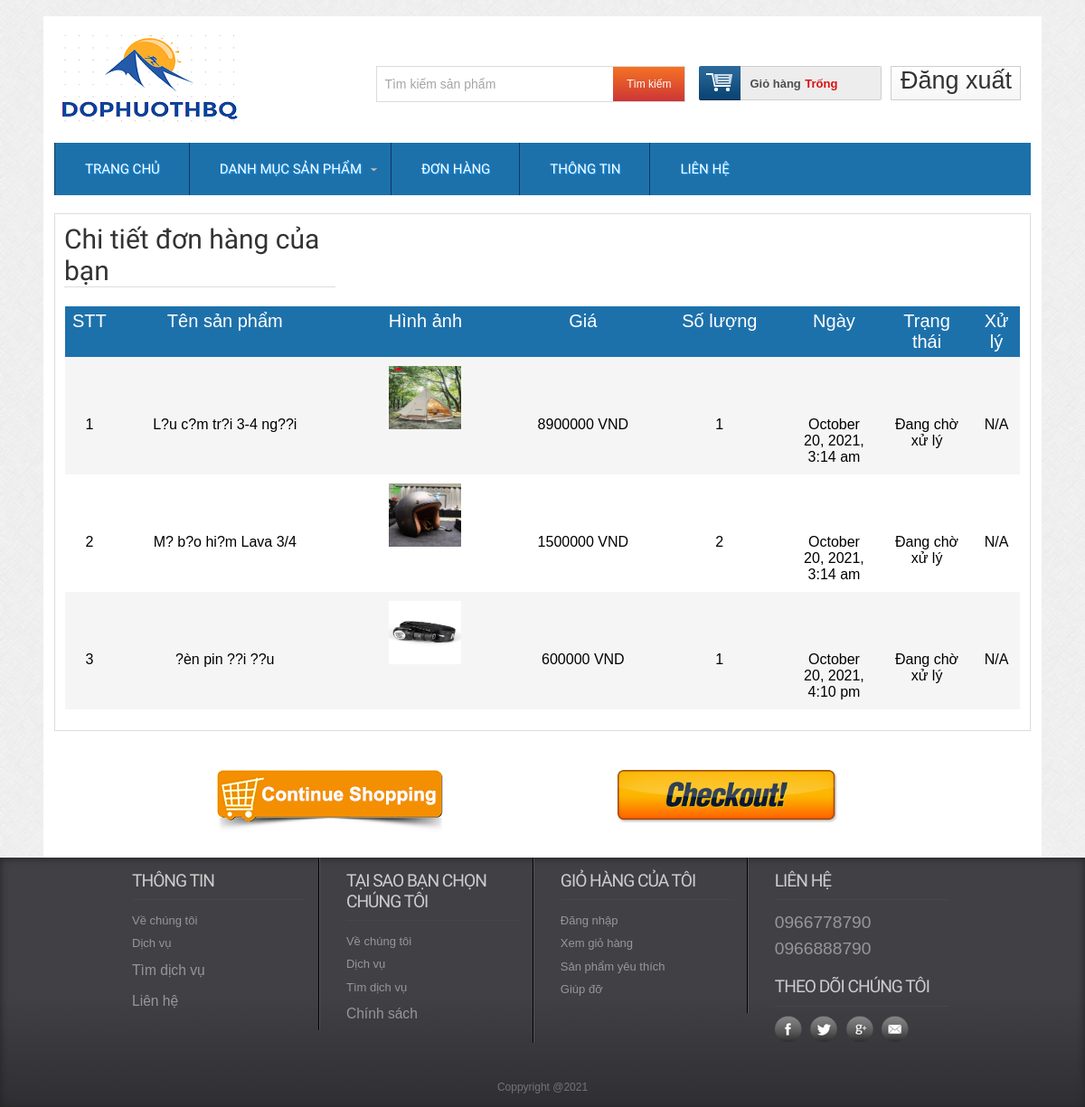
Page /orderdetails.php (signed in) on the committed database.
### tables this page shows
CREATE TABLE `tbl_order` (
  `id` int(11) NOT NULL,
  `productId` int(11) NOT NULL,
  `productName` varchar(255) NOT NULL,
  `customer_id` int(11) NOT NULL,
  `quantity` int(11) NOT NULL,
  `price` varchar(255) NOT NULL,
  `image` varchar(255) NOT NULL,
  `status` int(11) NOT NULL DEFAULT 0,
  `date_order` datetime NOT NULL DEFAULT current_timestamp()
);

### classes/cart.php (called while the page is built, shortened)
<?php
	$filepath = realpath(dirname(__FILE__));
	include_once ($filepath.'/../lib/database.php');
	include_once ($filepath.'/../helpers/format.php');
?>
<?php
	class cart
	{
		private $db;
		public function __construct()
		{
			$this->db = new Database();
		}
		public function get_cart_ordered($customer_id)
		{
			$query = "SELECT * FROM tbl_order WHERE customer_id = '$customer_id' ";
			$get_cart_ordered = $this->db->select($query);
			return $get_cart_ordered;
		}
	}
 ?>

### lib/database.php (called while the page is built, shortened)
<?php
Class Database extends PDO{
   public $host   = DB_HOST;
   public $user   = DB_USER;
   public $pass   = DB_PASS;
   public $dbname = DB_NAME;
   public $link;
private function connectDB(){
   $this->link = new mysqli($this->host, $this->user, $this->pass,
    $this->dbname);
 }
public function select($query){
  $result = $this->link->query($query) or
   die($this->link->error.__LINE__);
  if($result->num_rows > 0){
    return $result;
  } else {
    return false;
  }
 }
}

### lib/session.php (called while the page is built, shortened)
<?php
class Session{
 public static function get($key){
    if (isset($_SESSION[$key])) {
     return $_SESSION[$key];
    } else {
     return false;
    }
 }
}
?>

### helpers/format.php (called while the page is built, shortened)
<?php
class Format{
 public function formatDate($date){
    return date('F j, Y, g:i a', strtotime($date));
 }
}
?>

### orderdetails.php (the view, shortened to what this page needs)
<?php
	include 'inc/header.php';
 ?>
 <div class="main">
    <div class="content">
    	<div class="cartoption">
			<div class="cartpage">
			    	<h2>Chi tiết đơn hàng của bạn</h2>
						<table class="tblone">
							<tr>
								<th width="0%">STT</th>
								<th width="25%">Tên sản phẩm</th>
								<th width="20%">Hình ảnh</th>
								<th width="15%">Giá</th>
								<th width="15%">Số lượng</th>
								<th width="10%">Ngày</th>
								<th width="10%">Trạng thái</th>
								<th width="10%">Xử lý</th>
							</tr>
							<?php
							$customer_id = Session::get('customer_id');
							$get_cart_ordered = $ct->get_cart_ordered($customer_id);
							if($get_cart_ordered){
								$i=0;
								while ($result = $get_cart_ordered->fetch_assoc()) {
								$i++;
							 ?>
							<tr>
								<td><?php echo $i; ?></td>
								<td><?php echo $result['productName'] ?></td>
								<td><img src="admin/uploads/<?php echo $result['image'] ?>" alt="" width="100px"/></td>
								<td><?php echo $result['price'].' VND' ?></td>
								<td><?php echo $result['quantity'] ?></td>
								<td><?php echo $fm->formatDate($result['date_order'])  ?></td>
								<td>
								<?php
									if ($result['status'] == '0') {
										echo "Đang chờ xử lý";
									}elseif($result['status'] == 1) {
								?>
								<span>Đã gửi hàng</span>
								<?php
									}elseif($result['status']==2){
										echo 'Đã nhận';
									}
								 ?>
								</td>
								<?php
								if ($result['status'] == '0') {
								 ?>
								<td><?php echo 'N/A'; ?></td>
								 <?php
								 }elseif($result['status']==1) {
								 ?>
								 <td>
								 	<a href="?confirmid=<?php echo $customer_id ?>&price=<?php echo $result['price'] ?>&time=<?php echo $result['date_order'] ?>">Xác nhận</a>
								 </td>
								 <?php
								}else{
								  ?>
								<td><?php echo 'Đã nhận'; ?></td>
								<?php
								}
								 ?>
							</tr>
							<?php
								}
							}
							 ?>
						</table>
					</div>
					<div class="shopping">
						<div class="shopleft">
							<a href="index.php"> <img src="images/shop.png" alt="" /></a>
						</div>
						<div class="shopright">
							<a href="payment.php"> <img src="images/check.png" alt="" /></a>
						</div>
					</div>
    	</div>
    </div>
 </div>
<?php
	include 'inc/footer.php';
 ?>

### css/style.css (style rules this page uses)
html,body,div,span,applet,object,iframe,h1,h2,h3,h4,h5,h6,p,blockquote,pre,a,abbr,acronym,address,big,cite,code,del,dfn,em,img,ins,kbd,q,s,samp,small,strike,strong,sub,sup,tt,var,b,u,i,dl,dt,dd,ol,nav ul,nav li,fieldset,form,label,legend,table,caption,tbody,tfoot,thead,tr,th,td,article,aside,canvas,details,embed,figure,figcaption,footer,header,hgroup,menu,nav,output,ruby,section,summary,time,mark,audio,video { margin:0;padding:0;border:0;font-size:100%;font:inherit;vertical-align:baseline; }
table { border-collapse:collapse;border-spacing:0; }
a { text-decoration:none; }
img { max-width:100%; }
body { font-family:Arial, Helvetica, sans-serif; background:url(../images/body_bg3.jpg); }
.content { padding:20px 0; background:#FFF; }
.content h2 { font-size:40px; color:#333; font-family: 'Monda', sans-serif; }
.cartpage { border: 1px solid #ddd; overflow: hidden; padding: 10px; }
.cartpage h2 { border-bottom: 1px solid #ddd; font-size: 30px; margin-bottom: 20px; width: 300px; }
.tblone { border: 1px solid #fff; margin-bottom: 12px; width: 100%; }
.tblone th { background: #1d71ab none repeat scroll 0 0; color: #fff; font-size: 20px; padding: 5px 8px; text-align: center; }
.tblone td { padding:10px;text-align:center; }
table.tblone tr:nth-child(2n+1) { background:#fff;height:30px; }
table.tblone tr:nth-child(2n) { background:#f6f5f5;height:30px; }
table.tblone img { height: 70px; width: 80px; }
.shopping { margin-top: 30px; }
.shopleft, .shopleft { float: left; text-align: center; width: 610px; }
.shopleft img { outline:none }
.shopleft a,.shopright a { outline:none }
.shopright img { width: 270px; outline:none }

### rows in the picture
tbl_order: productName "L?u c?m tr?i 3-4 ng??i", image (picture), price "8900000", quantity "1", date_order "October 20, 2021, 3:14 am", status "Đang chờ xử lý"
tbl_order: productName "M? b?o hi?m Lava 3/4", image (picture), price "1500000", quantity "2", date_order "October 20, 2021, 3:14 am", status "Đang chờ xử lý"
tbl_order: productName "?èn pin ??i ??u", image (picture), price "600000", quantity "1", date_order "October 20, 2021, 4:10 pm", status "Đang chờ xử lý"
